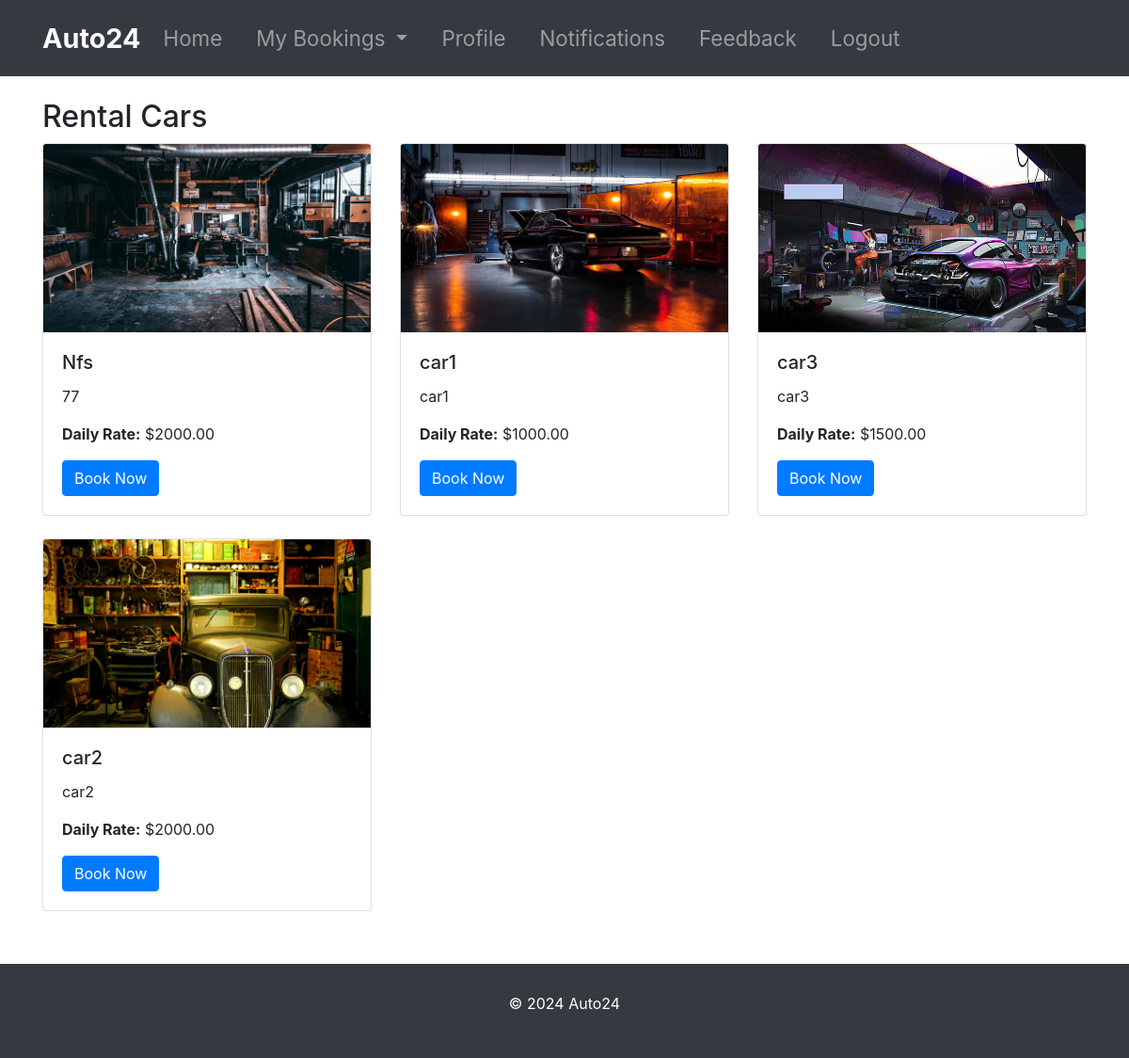
Page /customer/rental-cars/ on the earlier database version.
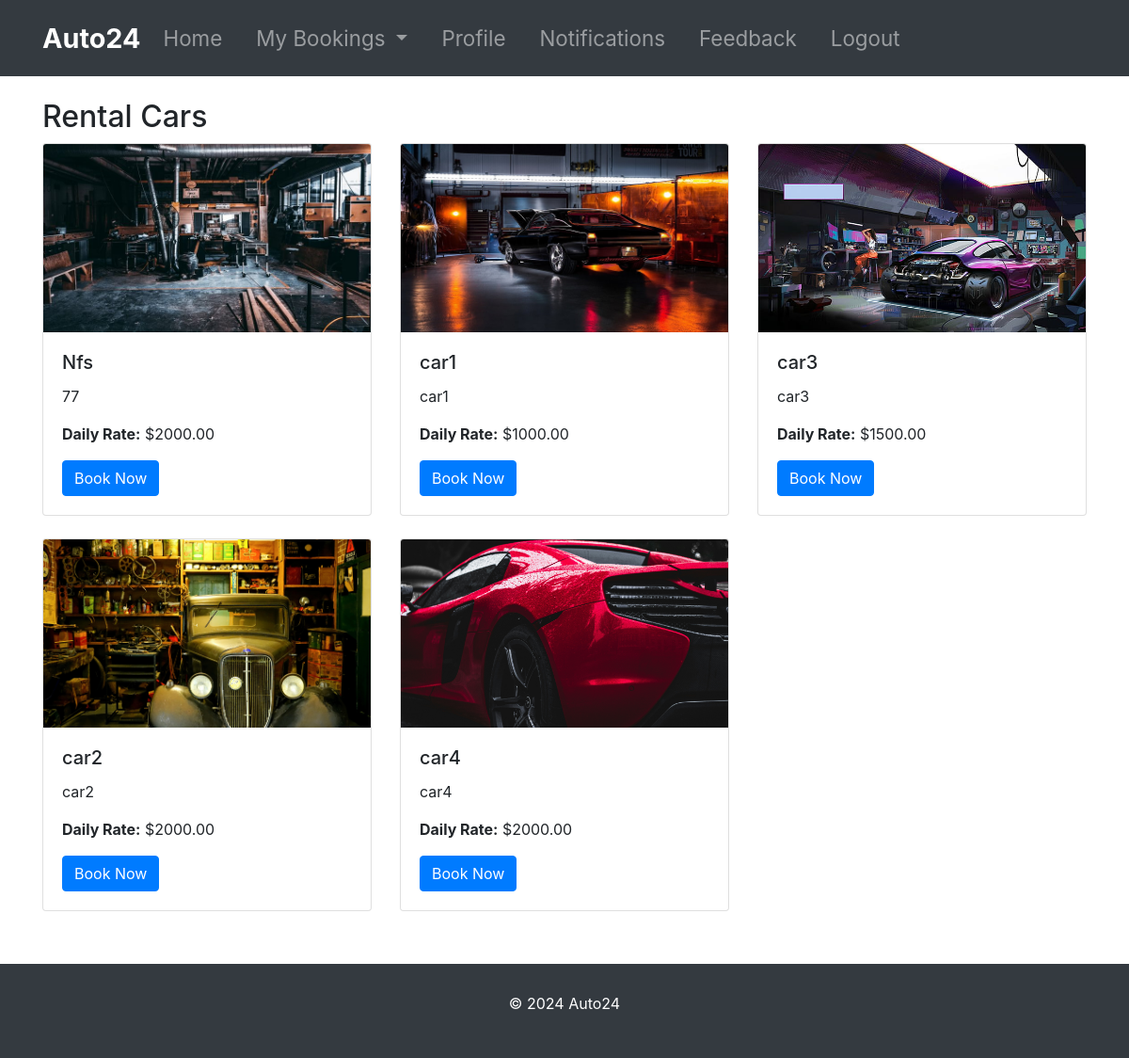
Same page on the later database version.
### admin_management/models.py (models this page shows, shortened)
class RentalCar(models.Model):
    name=models.CharField(max_length=100)
    description=models.TextField()
    image=models.ImageField(upload_to='rental_cars/')
    daily_rate=models.DecimalField(max_digits=10,decimal_places=2)
    availability=models.BooleanField(default=True)
    created_at = models.DateTimeField(default=timezone.now)

### customer_management/views.py (the view)
# urls.py: path('customer/rental-cars/', views.rental_car_list, name='customer_rental_car_list'),
def rental_car_list(request):
    rental_cars = RentalCar.objects.all()
    return render(request, 'customer/rental_cars/rental_car_list.html', {'rental_cars': rental_cars})

### templates/customer/rental_cars/rental_car_list.html (shortened to what this page needs)
{% extends 'customer/base.html' %}
{% block content %}
<div class="container mt-4">
    <h2>Rental Cars</h2>
    <div class="row">
        {% for car in rental_cars %}
            <div class="col-md-4 service-card mb-4">
                <div class="card h-100" style="display: flex; flex-direction: column;">
                    <img src="{{ car.image.url }}" class="card-img-top" alt="{{ car.name }}" style="width: 100%; height: 200px; object-fit: cover;">
                    <div class="card-body">
                        <h5 class="card-title">{{ car.name }}</h5>
                        <p class="card-text">{{ car.description }}</p>
                        <p class="card-text"><strong>Daily Rate:</strong> ${{ car.daily_rate }}</p>
                        <a href="{% url 'book_car' car.id %}" class="btn btn-primary mt-auto">Book Now</a>
                    </div>
                </div>
            </div>
        {% endfor %}
    </div>
</div>
{% endblock %}

### templates/customer/base.html (shortened to what this page needs)
{% load static %}
<!DOCTYPE html>
<html lang="en">
<head>
    <link rel="stylesheet" href="https://stackpath.bootstrapcdn.com/bootstrap/4.5.2/css/bootstrap.min.css">
    <link rel="stylesheet" href="https://cdnjs.cloudflare.com/ajax/libs/font-awesome/5.15.3/css/all.min.css">
</head>
<body>
    <header>
        <nav class="navbar navbar-expand-lg navbar-dark bg-dark">
            <div class="container">
                <a class="navbar-brand" href="#">Auto24</a>
                <div class="collapse navbar-collapse" id="navbarNav">
                    <ul class="navbar-nav mr-auto">
                        <li class="nav-item">
                            <a class="nav-link" href="{% url 'customer_home' %}">Home</a>
                        </li>
                        <li class="nav-item dropdown">
                            <a class="nav-link dropdown-toggle" href="#" id="navbarDropdownMenuLink" role="button" data-toggle="dropdown" aria-haspopup="true" aria-expanded="false">
                                My Bookings
                            </a>
                        </li>
                        <li class="nav-item">
                            <a class="nav-link" href="{% url 'view_customer_profile' %}">Profile</a>
                        </li>
                        <li class="nav-item">
                            <a class="nav-link" href="{% url 'notification_list' %}">Notifications</a>
                        </li>
                        <li class="nav-item">
                            <a class="nav-link" href="{% url 'customer_feedback' %}">Feedback</a>
                        </li>
                        <li class="nav-item">
                            <a class="nav-link" href="{% url 'user_logout' %}">Logout</a>
                        </li>
                    </ul>
                </div>
            </div>
        </nav>
    </header>
    <main>
        {% block content %}
        {% endblock %}
    </main>
    <footer class="footer py-3">
        <div class="container text-center">
            <p>&copy; 2024 Auto24</p>
        </div>
    </footer>
</body>
</html>

### templates/customer/base.html (style rules this page uses)
.navbar { background-color: #343a40; padding: 14px 0; }
.navbar-brand { color: #fff; font-weight: bold; font-size: 1.8rem; }
.navbar-nav .nav-link { color: #fff; font-size: 1.4rem; margin-right: 20px; }
.navbar-collapse { justify-content: flex-end; }
footer.footer { background-color: #343a40; color: #fff; text-align: center; min-height: 100px; display: flex; align-items: center; justify-content: center; }
body { display: flex; flex-direction: column; min-height: 100vh; }
main { flex: 1; margin-bottom: 2rem; }

Differences in the rows shown:
added RentalCar: image (picture), name "car4", description "car4", daily_rate "2000.00"
